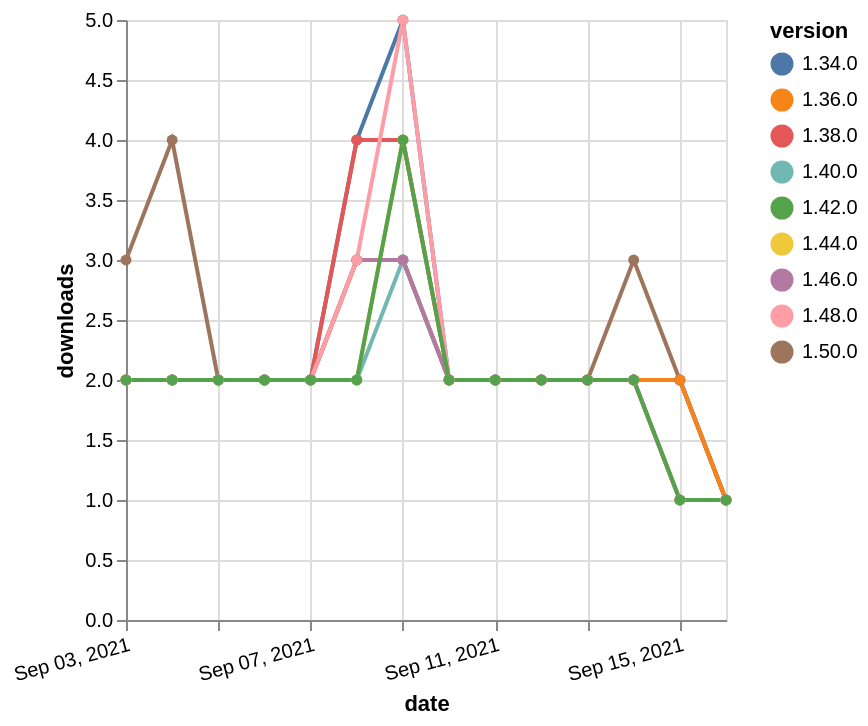

Specify this chart in Vega-Lite:
### Vega-Lite specification from a JSON file in a GitHub repository (floating-point values rounded to 4 significant figures)
{"$schema": "https://vega.github.io/schema/vega-lite/v5.json", "description": "A simple bar chart with embedded data.", "data": {"values": [{"date": "2021-09-03", "total": 3115, "delta": 2, "version": "1.34.0"}, {"date": "2021-09-04", "total": 3117, "delta": 2, "version": "1.34.0"}, {"date": "2021-09-05", "total": 3119, "delta": 2, "version": "1.34.0"}, {"date": "2021-09-06", "total": 3121, "delta": 2, "version": "1.34.0"}, {"date": "2021-09-07", "total": 3123, "delta": 2, "version": "1.34.0"}, {"date": "2021-09-08", "total": 3127, "delta": 4, "version": "1.34.0"}, {"date": "2021-09-09", "total": 3132, "delta": 5, "version": "1.34.0"}, {"date": "2021-09-10", "total": 3134, "delta": 2, "version": "1.34.0"}, {"date": "2021-09-11", "total": 3136, "delta": 2, "version": "1.34.0"}, {"date": "2021-09-12", "total": 3138, "delta": 2, "version": "1.34.0"}, {"date": "2021-09-13", "total": 3140, "delta": 2, "version": "1.34.0"}, {"date": "2021-09-14", "total": 3142, "delta": 2, "version": "1.34.0"}, {"date": "2021-09-15", "total": 3144, "delta": 2, "version": "1.34.0"}, {"date": "2021-09-16", "total": 3145, "delta": 1, "version": "1.34.0"}, {"date": "2021-09-03", "total": 223, "delta": 3, "version": "1.50.0"}, {"date": "2021-09-04", "total": 227, "delta": 4, "version": "1.50.0"}, {"date": "2021-09-05", "total": 229, "delta": 2, "version": "1.50.0"}, {"date": "2021-09-06", "total": 231, "delta": 2, "version": "1.50.0"}, {"date": "2021-09-07", "total": 233, "delta": 2, "version": "1.50.0"}, {"date": "2021-09-08", "total": 236, "delta": 3, "version": "1.50.0"}, {"date": "2021-09-09", "total": 239, "delta": 3, "version": "1.50.0"}, {"date": "2021-09-10", "total": 241, "delta": 2, "version": "1.50.0"}, {"date": "2021-09-11", "total": 243, "delta": 2, "version": "1.50.0"}, {"date": "2021-09-12", "total": 245, "delta": 2, "version": "1.50.0"}, {"date": "2021-09-13", "total": 247, "delta": 2, "version": "1.50.0"}, {"date": "2021-09-14", "total": 250, "delta": 3, "version": "1.50.0"}, {"date": "2021-09-15", "total": 252, "delta": 2, "version": "1.50.0"}, {"date": "2021-09-16", "total": 253, "delta": 1, "version": "1.50.0"}, {"date": "2021-09-03", "total": 1453, "delta": 2, "version": "1.44.0"}, {"date": "2021-09-04", "total": 1455, "delta": 2, "version": "1.44.0"}, {"date": "2021-09-05", "total": 1457, "delta": 2, "version": "1.44.0"}, {"date": "2021-09-06", "total": 1459, "delta": 2, "version": "1.44.0"}, {"date": "2021-09-07", "total": 1461, "delta": 2, "version": "1.44.0"}, {"date": "2021-09-08", "total": 1463, "delta": 2, "version": "1.44.0"}, {"date": "2021-09-09", "total": 1467, "delta": 4, "version": "1.44.0"}, {"date": "2021-09-10", "total": 1469, "delta": 2, "version": "1.44.0"}, {"date": "2021-09-11", "total": 1471, "delta": 2, "version": "1.44.0"}, {"date": "2021-09-12", "total": 1473, "delta": 2, "version": "1.44.0"}, {"date": "2021-09-13", "total": 1475, "delta": 2, "version": "1.44.0"}, {"date": "2021-09-14", "total": 1477, "delta": 2, "version": "1.44.0"}, {"date": "2021-09-15", "total": 1478, "delta": 1, "version": "1.44.0"}, {"date": "2021-09-16", "total": 1479, "delta": 1, "version": "1.44.0"}, {"date": "2021-09-03", "total": 2499, "delta": 2, "version": "1.38.0"}, {"date": "2021-09-04", "total": 2501, "delta": 2, "version": "1.38.0"}, {"date": "2021-09-05", "total": 2503, "delta": 2, "version": "1.38.0"}, {"date": "2021-09-06", "total": 2505, "delta": 2, "version": "1.38.0"}, {"date": "2021-09-07", "total": 2507, "delta": 2, "version": "1.38.0"}, {"date": "2021-09-08", "total": 2511, "delta": 4, "version": "1.38.0"}, {"date": "2021-09-09", "total": 2515, "delta": 4, "version": "1.38.0"}, {"date": "2021-09-10", "total": 2517, "delta": 2, "version": "1.38.0"}, {"date": "2021-09-11", "total": 2519, "delta": 2, "version": "1.38.0"}, {"date": "2021-09-12", "total": 2521, "delta": 2, "version": "1.38.0"}, {"date": "2021-09-13", "total": 2523, "delta": 2, "version": "1.38.0"}, {"date": "2021-09-14", "total": 2525, "delta": 2, "version": "1.38.0"}, {"date": "2021-09-15", "total": 2527, "delta": 2, "version": "1.38.0"}, {"date": "2021-09-16", "total": 2528, "delta": 1, "version": "1.38.0"}, {"date": "2021-09-03", "total": 2573, "delta": 2, "version": "1.36.0"}, {"date": "2021-09-04", "total": 2575, "delta": 2, "version": "1.36.0"}, {"date": "2021-09-05", "total": 2577, "delta": 2, "version": "1.36.0"}, {"date": "2021-09-06", "total": 2579, "delta": 2, "version": "1.36.0"}, {"date": "2021-09-07", "total": 2581, "delta": 2, "version": "1.36.0"}, {"date": "2021-09-08", "total": 2584, "delta": 3, "version": "1.36.0"}, {"date": "2021-09-09", "total": 2587, "delta": 3, "version": "1.36.0"}, {"date": "2021-09-10", "total": 2589, "delta": 2, "version": "1.36.0"}, {"date": "2021-09-11", "total": 2591, "delta": 2, "version": "1.36.0"}, {"date": "2021-09-12", "total": 2593, "delta": 2, "version": "1.36.0"}, {"date": "2021-09-13", "total": 2595, "delta": 2, "version": "1.36.0"}, {"date": "2021-09-14", "total": 2597, "delta": 2, "version": "1.36.0"}, {"date": "2021-09-15", "total": 2599, "delta": 2, "version": "1.36.0"}, {"date": "2021-09-16", "total": 2600, "delta": 1, "version": "1.36.0"}, {"date": "2021-09-03", "total": 2037, "delta": 2, "version": "1.40.0"}, {"date": "2021-09-04", "total": 2039, "delta": 2, "version": "1.40.0"}, {"date": "2021-09-05", "total": 2041, "delta": 2, "version": "1.40.0"}, {"date": "2021-09-06", "total": 2043, "delta": 2, "version": "1.40.0"}, {"date": "2021-09-07", "total": 2045, "delta": 2, "version": "1.40.0"}, {"date": "2021-09-08", "total": 2047, "delta": 2, "version": "1.40.0"}, {"date": "2021-09-09", "total": 2050, "delta": 3, "version": "1.40.0"}, {"date": "2021-09-10", "total": 2052, "delta": 2, "version": "1.40.0"}, {"date": "2021-09-11", "total": 2054, "delta": 2, "version": "1.40.0"}, {"date": "2021-09-12", "total": 2056, "delta": 2, "version": "1.40.0"}, {"date": "2021-09-13", "total": 2058, "delta": 2, "version": "1.40.0"}, {"date": "2021-09-14", "total": 2060, "delta": 2, "version": "1.40.0"}, {"date": "2021-09-15", "total": 2061, "delta": 1, "version": "1.40.0"}, {"date": "2021-09-16", "total": 2062, "delta": 1, "version": "1.40.0"}, {"date": "2021-09-03", "total": 999, "delta": 2, "version": "1.46.0"}, {"date": "2021-09-04", "total": 1001, "delta": 2, "version": "1.46.0"}, {"date": "2021-09-05", "total": 1003, "delta": 2, "version": "1.46.0"}, {"date": "2021-09-06", "total": 1005, "delta": 2, "version": "1.46.0"}, {"date": "2021-09-07", "total": 1007, "delta": 2, "version": "1.46.0"}, {"date": "2021-09-08", "total": 1010, "delta": 3, "version": "1.46.0"}, {"date": "2021-09-09", "total": 1013, "delta": 3, "version": "1.46.0"}, {"date": "2021-09-10", "total": 1015, "delta": 2, "version": "1.46.0"}, {"date": "2021-09-11", "total": 1017, "delta": 2, "version": "1.46.0"}, {"date": "2021-09-12", "total": 1019, "delta": 2, "version": "1.46.0"}, {"date": "2021-09-13", "total": 1021, "delta": 2, "version": "1.46.0"}, {"date": "2021-09-14", "total": 1023, "delta": 2, "version": "1.46.0"}, {"date": "2021-09-15", "total": 1024, "delta": 1, "version": "1.46.0"}, {"date": "2021-09-16", "total": 1025, "delta": 1, "version": "1.46.0"}, {"date": "2021-09-03", "total": 697, "delta": 2, "version": "1.48.0"}, {"date": "2021-09-04", "total": 699, "delta": 2, "version": "1.48.0"}, {"date": "2021-09-05", "total": 701, "delta": 2, "version": "1.48.0"}, {"date": "2021-09-06", "total": 703, "delta": 2, "version": "1.48.0"}, {"date": "2021-09-07", "total": 705, "delta": 2, "version": "1.48.0"}, {"date": "2021-09-08", "total": 708, "delta": 3, "version": "1.48.0"}, {"date": "2021-09-09", "total": 713, "delta": 5, "version": "1.48.0"}, {"date": "2021-09-10", "total": 715, "delta": 2, "version": "1.48.0"}, {"date": "2021-09-11", "total": 717, "delta": 2, "version": "1.48.0"}, {"date": "2021-09-12", "total": 719, "delta": 2, "version": "1.48.0"}, {"date": "2021-09-13", "total": 721, "delta": 2, "version": "1.48.0"}, {"date": "2021-09-14", "total": 723, "delta": 2, "version": "1.48.0"}, {"date": "2021-09-15", "total": 724, "delta": 1, "version": "1.48.0"}, {"date": "2021-09-16", "total": 725, "delta": 1, "version": "1.48.0"}, {"date": "2021-09-03", "total": 1643, "delta": 2, "version": "1.42.0"}, {"date": "2021-09-04", "total": 1645, "delta": 2, "version": "1.42.0"}, {"date": "2021-09-05", "total": 1647, "delta": 2, "version": "1.42.0"}, {"date": "2021-09-06", "total": 1649, "delta": 2, "version": "1.42.0"}, {"date": "2021-09-07", "total": 1651, "delta": 2, "version": "1.42.0"}, {"date": "2021-09-08", "total": 1653, "delta": 2, "version": "1.42.0"}, {"date": "2021-09-09", "total": 1657, "delta": 4, "version": "1.42.0"}, {"date": "2021-09-10", "total": 1659, "delta": 2, "version": "1.42.0"}, {"date": "2021-09-11", "total": 1661, "delta": 2, "version": "1.42.0"}, {"date": "2021-09-12", "total": 1663, "delta": 2, "version": "1.42.0"}, {"date": "2021-09-13", "total": 1665, "delta": 2, "version": "1.42.0"}, {"date": "2021-09-14", "total": 1667, "delta": 2, "version": "1.42.0"}, {"date": "2021-09-15", "total": 1668, "delta": 1, "version": "1.42.0"}, {"date": "2021-09-16", "total": 1669, "delta": 1, "version": "1.42.0"}]}, "width": "container", "mark": {"type": "line", "point": {"filled": true}}, "encoding": {"x": {"field": "date", "type": "temporal", "timeUnit": "yearmonthdate", "title": "date", "axis": {"labelAngle": -15}}, "y": {"field": "delta", "type": "quantitative", "title": "downloads"}, "color": {"field": "version", "type": "nominal"}, "tooltip": {"field": "delta"}}}
